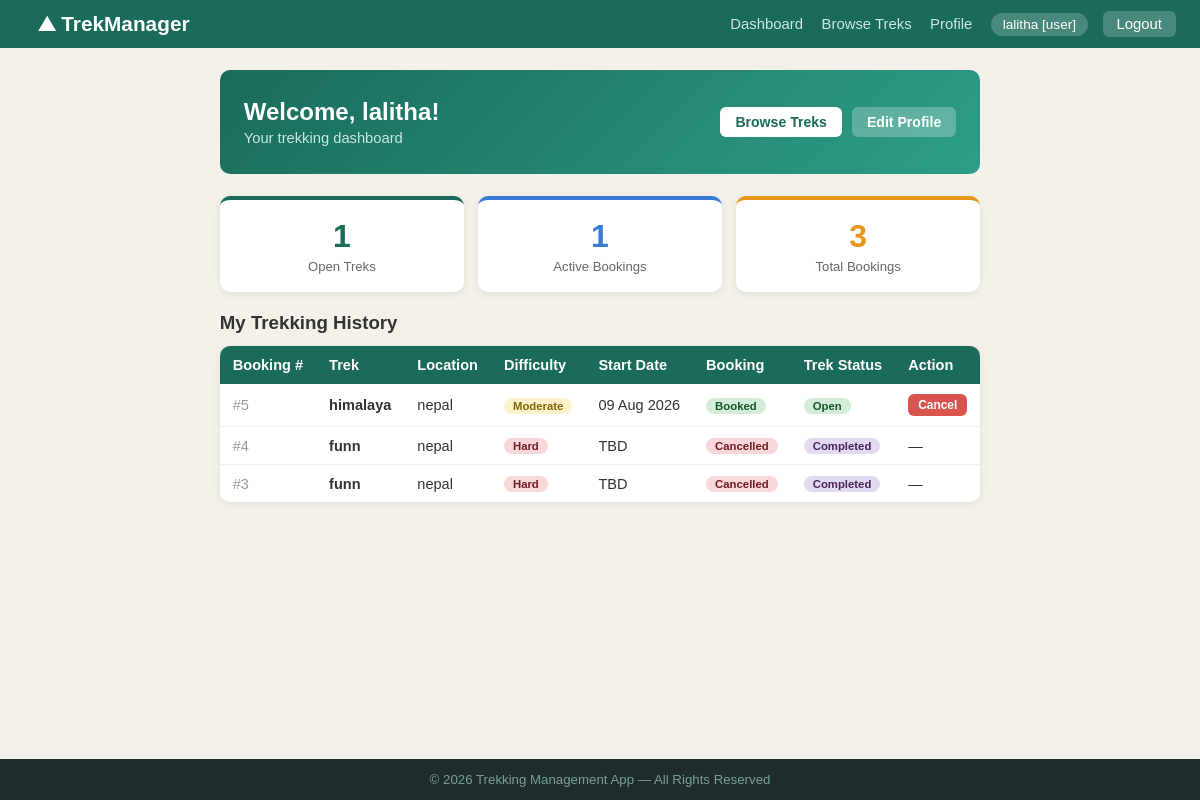
The app's page /user/dashboard (signed in) with its own data.
### models.py (models this page shows, shortened)
class User(db.Model):
    __tablename__ = 'users'
    id               = db.Column(db.Integer, primary_key=True)
    username         = db.Column(db.String(80), unique=True, nullable=False)
    email            = db.Column(db.String(120), unique=True, nullable=False)
    password         = db.Column(db.String(200), nullable=False)
    role             = db.Column(db.String(20), nullable=False, default='user')   # admin / staff / user
    status           = db.Column(db.String(20), nullable=False, default='active') # active / blacklisted
    approval_status  = db.Column(db.String(20), nullable=True, default='pending') # pending / approved / blacklisted
    phone            = db.Column(db.String(20), nullable=True)
    created_at       = db.Column(db.DateTime, default=datetime.utcnow)
    bookings = db.relationship('Booking', backref='user', lazy=True)

class Booking(db.Model):
    __tablename__ = 'bookings'
    id           = db.Column(db.Integer, primary_key=True)
    user_id      = db.Column(db.Integer, db.ForeignKey('users.id'), nullable=False)
    trek_id      = db.Column(db.Integer, db.ForeignKey('treks.id'), nullable=False)
    booking_date = db.Column(db.DateTime, default=datetime.utcnow)
    status       = db.Column(db.String(20), nullable=False, default='Booked')  # Booked / Cancelled / Completed

class Trek(db.Model):
    __tablename__ = 'treks'
    id              = db.Column(db.Integer, primary_key=True)
    name            = db.Column(db.String(150), nullable=False)
    location        = db.Column(db.String(150), nullable=False)
    difficulty      = db.Column(db.String(20), nullable=False)          # Easy / Moderate / Hard
    duration        = db.Column(db.Integer, nullable=False)             # days
    available_slots = db.Column(db.Integer, nullable=False, default=10)
    total_slots     = db.Column(db.Integer, nullable=False, default=10)
    status          = db.Column(db.String(20), nullable=False, default='Approved')  # Approved / Open / Closed / Completed
    start_date      = db.Column(db.Date, nullable=True)
    end_date        = db.Column(db.Date, nullable=True)
    description     = db.Column(db.Text, nullable=True)
    created_at      = db.Column(db.DateTime, default=datetime.utcnow)
    assigned_staff_id = db.Column(db.Integer, db.ForeignKey('users.id'), nullable=True)
    assigned_staff    = db.relationship('User', backref='assigned_treks', foreign_keys=[assigned_staff_id])
    bookings = db.relationship('Booking', backref='trek', lazy=True)

### app.py (the view)
@app.route('/user/dashboard')
def user_dashboard():
    user = get_current_user()
    if not user or user.role != 'user':
        flash('Access denied.', 'danger')
        return redirect(url_for('login'))
    my_bookings = Booking.query.filter_by(user_id=user.id).order_by(Booking.id.desc()).all()
    open_treks  = Trek.query.filter(Trek.status.in_(['Open', 'Approved'])).count()
    return render_template('user/dashboard.html', my_bookings=my_bookings, open_treks=open_treks)

### app.py (called while the page is built)
def get_current_user():
    if 'user_id' in session:
        return User.query.get(session['user_id'])
    return None

@app.context_processor
def inject_user():
    return dict(current_user=get_current_user)

### templates/user/dashboard.html (shortened to what this page needs)
{% extends 'base.html' %}
{% block bodyclass %}bg-user{% endblock %}
{% block content %}
<div class="container">
    {% set user = current_user() %}
    <div style="background: linear-gradient(135deg, #1a6b5a, #2d9e88); border-radius: 10px; padding: 28px 24px; color: #fff; margin-bottom: 22px; display: flex; justify-content: space-between; align-items: center; flex-wrap: wrap; gap: 12px;">
        <div>
            <h2 style="font-size:1.5em; font-weight:bold; margin-bottom:4px;">Welcome, {{ user.username }}!</h2>
            <p style="color:#cce8e3; font-size:0.92em;">Your trekking dashboard</p>
        </div>
        <div style="display:flex; gap:10px;">
            <a href="{{ url_for('user_browse_treks') }}" class="btn btn-green" style="background:#fff; color:#1a6b5a;">Browse Treks</a>
            <a href="{{ url_for('user_profile') }}" class="btn btn-grey" style="background:rgba(255,255,255,0.25); color:#fff;">Edit Profile</a>
        </div>
    </div>
    <div class="stats-row">
        <div class="stat-card"><div class="num">{{ open_treks }}</div><div class="lbl">Open Treks</div></div>
        <div class="stat-card blue"><div class="num">{{ my_bookings | selectattr('status','equalto','Booked') | list | length }}</div><div class="lbl">Active Bookings</div></div>
        <div class="stat-card amber"><div class="num">{{ my_bookings | length }}</div><div class="lbl">Total Bookings</div></div>
    </div>
    <h3 style="margin-bottom:12px; color:#333;">My Trekking History</h3>
    {% if my_bookings %}
    <div class="table-wrap">
        <table>
            <thead><tr><th>Booking #</th><th>Trek</th><th>Location</th><th>Difficulty</th><th>Start Date</th><th>Booking</th><th>Trek Status</th><th>Action</th></tr></thead>
            <tbody>
            {% for b in my_bookings %}
            <tr>
                <td style="color:#999;">#{{ b.id }}</td>
                <td><b>{{ b.trek.name }}</b></td>
                <td>{{ b.trek.location }}</td>
                <td><span class="badge badge-{{ b.trek.difficulty | lower }}">{{ b.trek.difficulty }}</span></td>
                <td>{{ b.trek.start_date.strftime('%d %b %Y') if b.trek.start_date else 'TBD' }}</td>
                <td><span class="badge badge-{{ b.status | lower }}">{{ b.status }}</span></td>
                <td><span class="badge badge-{{ b.trek.status | lower }}">{{ b.trek.status }}</span></td>
                <td>
                    {% if b.status == 'Booked' %}
                    <form action="{{ url_for('user_cancel_booking', booking_id=b.id) }}" method="post" style="display:inline;" onsubmit="return confirm('Cancel this booking?');">
                        <button type="submit" class="btn btn-red btn-sm">Cancel</button>
                    </form>
                    {% else %}—{% endif %}
                </td>
            </tr>
            {% endfor %}
            </tbody>
        </table>
    </div>
    {% else %}
    <div class="alert alert-info">No bookings yet. <a href="{{ url_for('user_browse_treks') }}" style="color:#0c5460; font-weight:bold;">Browse open treks &rarr;</a></div>
    {% endif %}
</div>
{% endblock %}

### templates/base.html (shortened to what this page needs)
<!DOCTYPE html>
<html lang="en">
<head>
</head>
<body class="{% block bodyclass %}bg-login{% endblock %}">
<nav>
    <a href="{{ url_for('index') }}" class="brand">&#9968; TrekManager</a>
    <div>
        {% if session.user_id %}
            {% set user = current_user() %}
            {% if user.role == 'admin' %}
                <a href="{{ url_for('admin_dashboard') }}">Dashboard</a>
                <a href="{{ url_for('admin_treks') }}">Treks</a>
                <a href="{{ url_for('admin_staff') }}">Staff</a>
                <a href="{{ url_for('admin_users') }}">Users</a>
                <a href="{{ url_for('admin_bookings') }}">Bookings</a>
            {% elif user.role == 'staff' %}
                <a href="{{ url_for('staff_dashboard') }}">My Treks</a>
            {% else %}
                <a href="{{ url_for('user_dashboard') }}">Dashboard</a>
                <a href="{{ url_for('user_browse_treks') }}">Browse Treks</a>
                <a href="{{ url_for('user_profile') }}">Profile</a>
            {% endif %}
            <span class="username-badge">{{ user.username }} [{{ user.role }}]</span>
            <a href="{{ url_for('logout') }}" class="logout-btn">Logout</a>
        {% else %}
            <a href="{{ url_for('login') }}">Login</a>
            <a href="{{ url_for('register') }}" class="logout-btn">Register</a>
        {% endif %}
    </div>
</nav>
{% block content %}{% endblock %}
<footer>&copy; 2026 Trekking Management App &mdash; All Rights Reserved</footer>
</body>
</html>

### templates/base.html (style rules this page uses)
* { box-sizing: border-box; margin: 0; padding: 0; }
body { font-family: Arial, sans-serif; background: #f0f4f0; color: #333; min-height: 100vh; display: flex; flex-direction: column; }
nav { background: #1a6b5a; padding: 12px 24px; display: flex; justify-content: space-between; align-items: center; }
nav .brand { color: #fff; font-size: 1.3em; font-weight: bold; text-decoration: none; }
nav a { color: #cce8e3; text-decoration: none; margin-left: 14px; font-size: 0.93em; }
nav .username-badge { background: rgba(255,255,255,0.2); color: #fff; padding: 4px 12px; border-radius: 20px; font-size: 0.85em; margin-left: 14px; }
nav .logout-btn { background: rgba(255,255,255,0.2); padding: 5px 14px; border-radius: 6px; color: #fff; margin-left: 10px; }
.container { max-width: 1100px; margin: 22px auto; padding: 0 22px; flex: 1; }
body.bg-user { background: #f4f0ea; }
.stats-row { display: flex; gap: 14px; flex-wrap: wrap; margin-bottom: 20px; }
.stat-card { background: #fff; border-radius: 10px; padding: 18px 22px; box-shadow: 0 2px 8px rgba(0,0,0,0.08); text-align: center; flex: 1; min-width: 110px; border-top: 4px solid #1a6b5a; }
.stat-card .num { font-size: 2em; font-weight: bold; color: #1a6b5a; }
.stat-card .lbl { font-size: 0.82em; color: #666; margin-top: 4px; }
.stat-card.blue { border-top-color: #3a7bd5; }
.stat-card.blue .num { color: #3a7bd5; }
.stat-card.amber { border-top-color: #e6961a; }
.stat-card.amber .num { color: #e6961a; }
.table-wrap { border-radius: 10px; overflow: hidden; box-shadow: 0 2px 8px rgba(0,0,0,0.08); margin-bottom: 18px; }
table { width: 100%; border-collapse: collapse; background: #fff; font-size: 0.91em; }
thead tr { background: #1a6b5a; color: #fff; }
thead th { padding: 11px 13px; text-align: left; font-weight: 600; }
tbody tr { border-bottom: 1px solid #eee; }
tbody tr:last-child { border-bottom: none; }
tbody td { padding: 10px 13px; vertical-align: middle; }
.badge { display: inline-block; padding: 2px 9px; border-radius: 12px; font-size: 0.78em; font-weight: bold; }
.badge-moderate { background: #fff3cd; color: #856404; }
.badge-hard { background: #f8d7da; color: #721c24; }
.badge-open { background: #d4edda; color: #155724; }
.badge-completed { background: #e2d9f3; color: #4a235a; }
.badge-booked { background: #d4edda; color: #155724; }
.badge-cancelled { background: #f8d7da; color: #721c24; }
.btn { display: inline-block; padding: 7px 15px; border: none; border-radius: 6px; cursor: pointer; font-size: 0.88em; font-weight: 600; text-decoration: none; transition: opacity 0.15s; }
.btn-green { background: #1a6b5a; color: #fff; }
.btn-red { background: #d9534f; color: #fff; }
.btn-grey { background: #8a9ba8; color: #fff; }
.btn-sm { padding: 4px 10px; font-size: 0.82em; }
footer { background: #1e2d2b; color: #7a9e96; text-align: center; padding: 13px; font-size: 0.83em; margin-top: auto; }

### records on screen
User: username "lalitha", role "user"
Booking: id "5", trek.name "himalaya", trek.location "nepal", trek.difficulty "Moderate", trek.start_date "09 Aug 2026", status "Booked", trek.status "Open"
Booking: id "4", trek.name "funn", trek.location "nepal", trek.difficulty "Hard", trek.start_date "TBD", status "Cancelled", trek.status "Completed"
Booking: id "3", trek.name "funn", trek.location "nepal", trek.difficulty "Hard", trek.start_date "TBD", status "Cancelled", trek.status "Completed"

### other values on screen
{{ open_treks }} "1"
{{ my_bookings | selectattr('status','equalto','Booked') | list | length }} "1"
{{ my_bookings | length }} "3"
